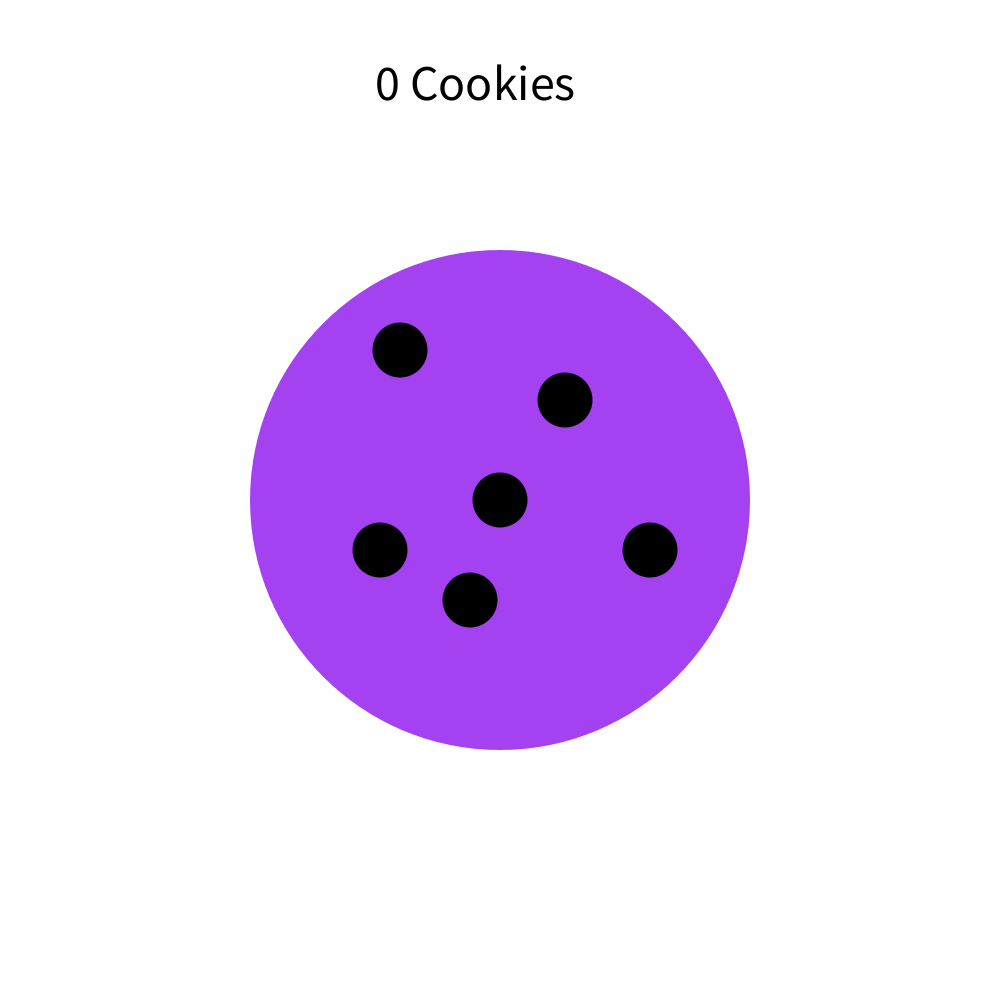
Frame 1 (no input)
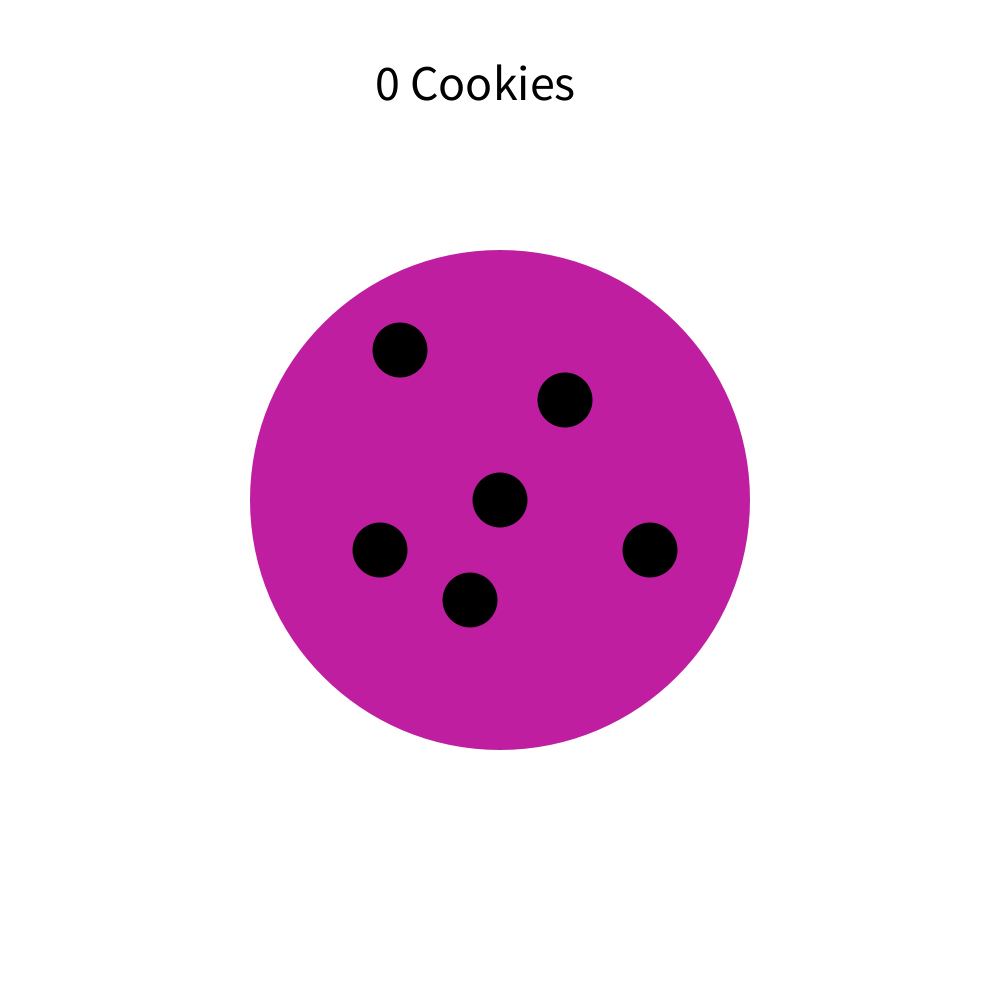
Frame 60 (the mouse pressed at the canvas centre just before this capture)
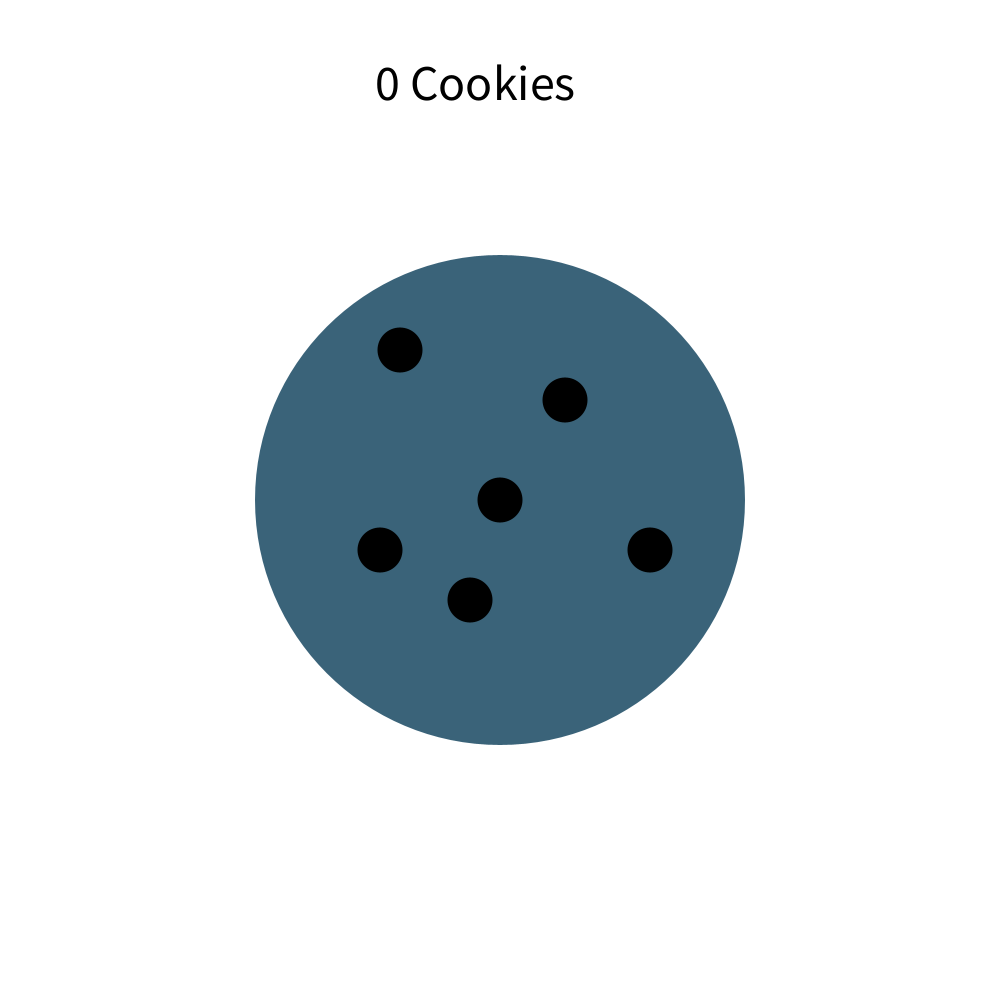
Frame 120 (the mouse held since frame 60 and released just before this capture)

The Processing sketch that drew these frames (run headless with seeded random() and noise(); from frame 60 on, the mouse is pressed at the canvas centre):

// Processing sketch: CookieClicker
// ── CookieClicker.pde
int cookies=0;
void setup(){
  size(1000,1000);
  textSize(50);
}

void mouseClicked(){
  cookies+=1;
 
}

void draw(){
  noStroke();
  background(255, 255, 255);
  if(mousePressed==true){
  fill(random(255), random(255), random(255));
  ellipse(500,500,490,490);
  fill(0, 0, 0);
  ellipse(500, 500, 45, 45);
  ellipse(400, 350, 45, 45);
  ellipse(565, 400, 45, 45);
  ellipse(470, 600, 45, 45);
  ellipse(380, 550, 45, 45);
  ellipse(650, 550, 45, 45);
  text(cookies+" Cookies", 375, 100);
  }else{
  fill(random(255), random(255), random(255));
  ellipse(500,500,500,500);
  fill(0, 0, 0);
  ellipse(500, 500, 55, 55);
  ellipse(400, 350, 55, 55);  
  ellipse(565, 400, 55, 55);
  ellipse(470, 600, 55, 55);
  ellipse(380, 550, 55, 55);
  ellipse(650, 550, 55, 55);
  text(cookies+" Cookies", 375, 100);
} 
}
